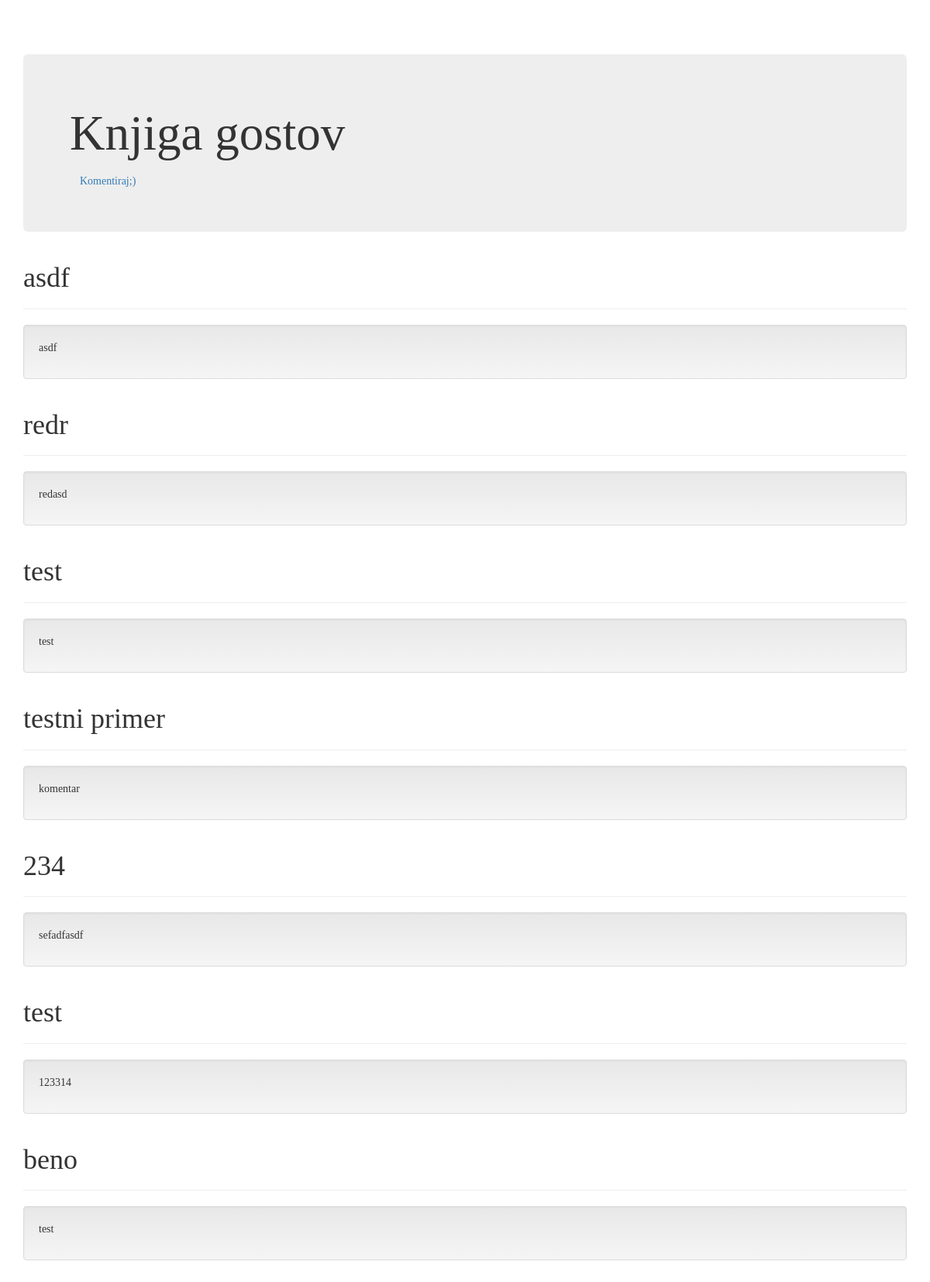
Page /guestbook/ on the committed database.
### guestbook/models.py (models this page shows, shortened)
class Comment(models.Model):
    name = models.CharField(max_length=20)
    comment=models.TextField(max_length=1000)
    date_added=models.DateTimeField(default=timezone.now)

### guestbook/views.py (the view)
# urls.py: path('', views.index,name='index'),
def index(request):
    comments = Comment.objects.order_by('-date_added')
    context = {'comments': comments}
    return render(request,'guestbook/index.html',context)

### guestbook/templates/guestbook/index.html (shortened to what this page needs)
{% load static %}
<!DOCTYPE html>
<html lang="en">
  <head>
    <link href="{% static 'guestbook/bootstrap.min.css' %}" rel="stylesheet">
    <link href="{% static 'guestbook/bootstrap-theme.min.css' %}" rel="stylesheet">
    <link href="{% static 'guestbook/theme.css' %}" rel="stylesheet">
  </head>
  <body>
    <div class="container theme-showcase" role="main">
      <div class="jumbotron">
        <h1>Knjiga gostov</h1>
        <a type="button" class="btn btn-link" href="{% url 'sign' %}">Komentiraj;)</a>
      </div>
      {% for c in comments %}
      <div class="page-header">
        <h1>{{c.name}}</h1>
      </div>
      <div class="well">
        <p>{{c.comment}}</p>
      </div>
        {% endfor %}
    </div>
  </body>
</html>

### guestbook/static/guestbook/theme.css (style rules this page uses)
body { padding-top: 70px; padding-bottom: 30px; }

### rows in the picture
Comment: name "asdf", comment "asdf"
Comment: name "redr", comment "redasd"
Comment: name "test", comment "test"
Comment: name "testni primer", comment "komentar"
Comment: name "234", comment "sefadfasdf"
Comment: name "test", comment "123314"
Comment: name "beno", comment "test"
